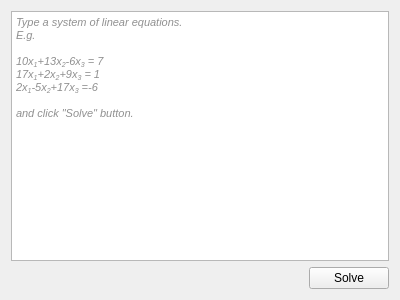
<?xml version="1.0" encoding="UTF-8"?>
<ui version="4.0">
 <class>MainWindow</class>
 <widget class="QWidget" name="MainWindow">
  <property name="geometry">
   <rect>
    <x>0</x>
    <y>0</y>
    <width>400</width>
    <height>300</height>
   </rect>
  </property>
  <property name="windowTitle">
   <string>SLE solver</string>
  </property>
  <layout class="QGridLayout" name="gridLayout_2">
   <item row="0" column="0">
    <widget class="QTextEdit" name="textEdit">
     <property name="html">
      <string>&lt;!DOCTYPE HTML PUBLIC &quot;-//W3C//DTD HTML 4.0//EN&quot; &quot;http://www.w3.org/TR/REC-html40/strict.dtd&quot;&gt;
&lt;html&gt;&lt;head&gt;&lt;meta name=&quot;qrichtext&quot; content=&quot;1&quot; /&gt;&lt;style type=&quot;text/css&quot;&gt;
p, li { white-space: pre-wrap; }
&lt;/style&gt;&lt;/head&gt;&lt;body style=&quot; font-family:'MS Shell Dlg 2'; font-size:8.25pt; font-weight:400; font-style:normal;&quot;&gt;
&lt;p style=&quot; margin-top:0px; margin-bottom:0px; margin-left:0px; margin-right:0px; -qt-block-indent:0; text-indent:0px;&quot;&gt;&lt;span style=&quot; font-size:8pt; font-style:italic; color:#909090;&quot;&gt;Type a system of linear equations.&lt;/span&gt;&lt;/p&gt;
&lt;p style=&quot; margin-top:0px; margin-bottom:0px; margin-left:0px; margin-right:0px; -qt-block-indent:0; text-indent:0px;&quot;&gt;&lt;span style=&quot; font-size:8pt; font-style:italic; color:#909090;&quot;&gt;E.g.&lt;/span&gt;&lt;/p&gt;
&lt;p style=&quot;-qt-paragraph-type:empty; margin-top:0px; margin-bottom:0px; margin-left:0px; margin-right:0px; -qt-block-indent:0; text-indent:0px; font-size:8pt; font-style:italic; color:#909090;&quot;&gt;&lt;br /&gt;&lt;/p&gt;
&lt;p style=&quot; margin-top:0px; margin-bottom:0px; margin-left:0px; margin-right:0px; -qt-block-indent:0; text-indent:0px;&quot;&gt;&lt;span style=&quot; font-size:8pt; font-style:italic; color:#909090;&quot;&gt;10x&lt;/span&gt;&lt;span style=&quot; font-size:8pt; font-style:italic; color:#909090; vertical-align:sub;&quot;&gt;1&lt;/span&gt;&lt;span style=&quot; font-size:8pt; font-style:italic; color:#909090;&quot;&gt;+13x&lt;/span&gt;&lt;span style=&quot; font-size:8pt; font-style:italic; color:#909090; vertical-align:sub;&quot;&gt;2&lt;/span&gt;&lt;span style=&quot; font-size:8pt; font-style:italic; color:#909090;&quot;&gt;-6x&lt;/span&gt;&lt;span style=&quot; font-size:8pt; font-style:italic; color:#909090; vertical-align:sub;&quot;&gt;3&lt;/span&gt;&lt;span style=&quot; font-size:8pt; font-style:italic; color:#909090;&quot;&gt; = 7&lt;/span&gt;&lt;/p&gt;
&lt;p style=&quot; margin-top:0px; margin-bottom:0px; margin-left:0px; margin-right:0px; -qt-block-indent:0; text-indent:0px;&quot;&gt;&lt;span style=&quot; font-size:8pt; font-style:italic; color:#909090;&quot;&gt;17x&lt;/span&gt;&lt;span style=&quot; font-size:8pt; font-style:italic; color:#909090; vertical-align:sub;&quot;&gt;1&lt;/span&gt;&lt;span style=&quot; font-size:8pt; font-style:italic; color:#909090;&quot;&gt;+2x&lt;/span&gt;&lt;span style=&quot; font-size:8pt; font-style:italic; color:#909090; vertical-align:sub;&quot;&gt;2&lt;/span&gt;&lt;span style=&quot; font-size:8pt; font-style:italic; color:#909090;&quot;&gt;+9x&lt;/span&gt;&lt;span style=&quot; font-size:8pt; font-style:italic; color:#909090; vertical-align:sub;&quot;&gt;3&lt;/span&gt;&lt;span style=&quot; font-size:8pt; font-style:italic; color:#909090;&quot;&gt; = 1&lt;/span&gt;&lt;/p&gt;
&lt;p style=&quot; margin-top:0px; margin-bottom:0px; margin-left:0px; margin-right:0px; -qt-block-indent:0; text-indent:0px;&quot;&gt;&lt;span style=&quot; font-size:8pt; font-style:italic; color:#909090;&quot;&gt;2x&lt;/span&gt;&lt;span style=&quot; font-size:8pt; font-style:italic; color:#909090; vertical-align:sub;&quot;&gt;1&lt;/span&gt;&lt;span style=&quot; font-size:8pt; font-style:italic; color:#909090;&quot;&gt;-5x&lt;/span&gt;&lt;span style=&quot; font-size:8pt; font-style:italic; color:#909090; vertical-align:sub;&quot;&gt;2&lt;/span&gt;&lt;span style=&quot; font-size:8pt; font-style:italic; color:#909090;&quot;&gt;+17x&lt;/span&gt;&lt;span style=&quot; font-size:8pt; font-style:italic; color:#909090; vertical-align:sub;&quot;&gt;3&lt;/span&gt;&lt;span style=&quot; font-size:8pt; font-style:italic; color:#909090;&quot;&gt; =-6&lt;/span&gt;&lt;/p&gt;
&lt;p style=&quot;-qt-paragraph-type:empty; margin-top:0px; margin-bottom:0px; margin-left:0px; margin-right:0px; -qt-block-indent:0; text-indent:0px; font-size:8pt; color:#909090;&quot;&gt;&lt;br /&gt;&lt;/p&gt;
&lt;p style=&quot; margin-top:0px; margin-bottom:0px; margin-left:0px; margin-right:0px; -qt-block-indent:0; text-indent:0px;&quot;&gt;&lt;span style=&quot; font-size:8pt; font-style:italic; color:#909090;&quot;&gt;and click &amp;quot;Solve&amp;quot; button.&lt;/span&gt;&lt;/p&gt;&lt;/body&gt;&lt;/html&gt;</string>
     </property>
    </widget>
   </item>
   <item row="1" column="0">
    <layout class="QGridLayout" name="buttonGrid">
     <item row="0" column="1">
      <widget class="QPushButton" name="pushButton">
       <property name="text">
        <string>Solve</string>
       </property>
      </widget>
     </item>
     <item row="0" column="0">
      <spacer name="horizontalSpacer">
       <property name="orientation">
        <enum>Qt::Horizontal</enum>
       </property>
       <property name="sizeHint" stdset="0">
        <size>
         <width>40</width>
         <height>20</height>
        </size>
       </property>
      </spacer>
     </item>
    </layout>
   </item>
  </layout>
 </widget>
 <resources/>
 <connections/>
</ui>
